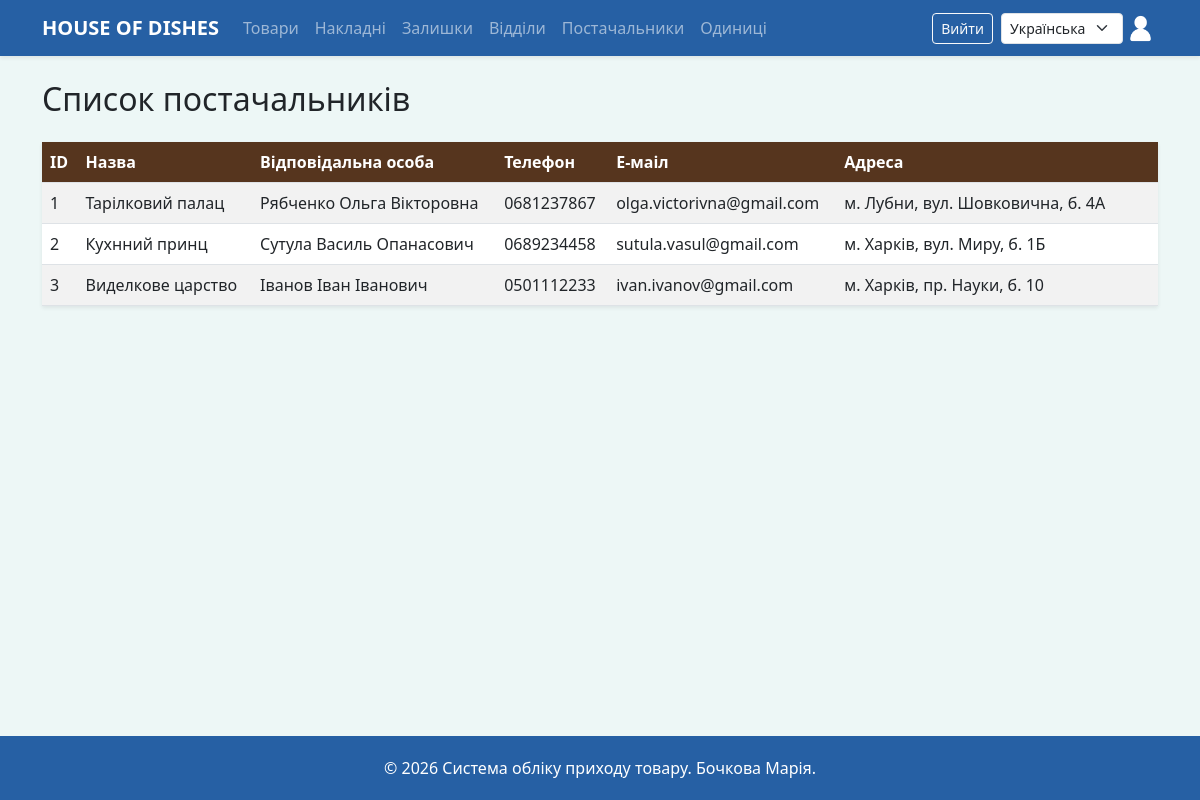
Page /suppliers/ (signed in) on the committed database.
### inventory/models.py (models this page shows, shortened)
class Suppliers(models.Model):
    name = models.CharField(_("Назва постачальника"),max_length=255)
    contact_person = models.CharField(_("Відповідальна особа"),max_length=255)
    phone = models.CharField(_("Телефон"),max_length=20)
    email = models.EmailField(_("Е-маіл"))
    address = models.CharField(_("Адреса"),max_length=255)

### inventory/views.py (the view)
# urls.py: path('suppliers/', views.suppliers_list, name='suppliers_list'),
@login_required
def suppliers_list(request):
    items = Suppliers.objects.all()
    return render(request, 'inventory/suppliers_list.html', {'items': items})

### inventory/templates/inventory/suppliers_list.html (shortened to what this page needs)
{% extends 'base.html' %}
{% load i18n %}
{% block content %}
<h2 class="mb-4">{% trans "Список постачальників" %}</h2>
<table class="table table-striped table-hover shadow-sm">
    <thead>
        <tr>
            <th style="background-color: #56351E; color: white;">ID</th>
            <th style="background-color: #56351E; color: white;">{% trans "Назва" %}</th>
            <th style="background-color: #56351E; color: white;">{% trans "Відповідальна особа" %}</th>
            <th style="background-color: #56351E; color: white;">{% trans "Телефон" %}</th>
            <th style="background-color: #56351E; color: white;">{% trans "Е-маіл" %}</th>
            <th style="background-color: #56351E; color: white;">{% trans "Адреса" %}</th>
            <th style="background-color: #56351E; color: white;">{% if perms.inventory.change_arrivaldetails %}{% trans "Дії" %}{% endif %}</th>
            <th style="background-color: #56351E; color: white;"></th>
        </tr>
    </thead>
    <tbody>
        {% for item in items %}
        <tr>
            <td>{{ item.id }}</td>
            <td>{{ item.name }}</td>
            <td>{{ item.contact_person }}</td>
            <td>{{ item.phone }}</td>
            <td>{{ item.email }}</td>
            <td>{{ item.address }}</td>
            <td>
            </td>
            <td>
            </td>
        </tr>
        {% endfor %}
    </tbody>
</table>
{% endblock %}

### inventory/templates/base.html (style rules this page uses)
body { background-color: #EDF7F6; }

### rows in the picture
Suppliers: id "1", name "Тарілковий палац", contact_person "Рябченко Ольга Вікторовна", phone "0681237867", email "olga.victorivna@gmail.com", address "м. Лубни, вул. Шовковична, б. 4А"
Suppliers: id "2", name "Кухнний принц", contact_person "Сутула Василь Опанасович", phone "0689234458", email "sutula.vasul@gmail.com", address "м. Харків, вул. Миру, б. 1Б"
Suppliers: id "3", name "Виделкове царство", contact_person "Іванов Іван Іванович", phone "0501112233", email "ivan.ivanov@gmail.com", address "м. Харків, пр. Науки, б. 10"

### other values in the picture
form field language "Українська"
